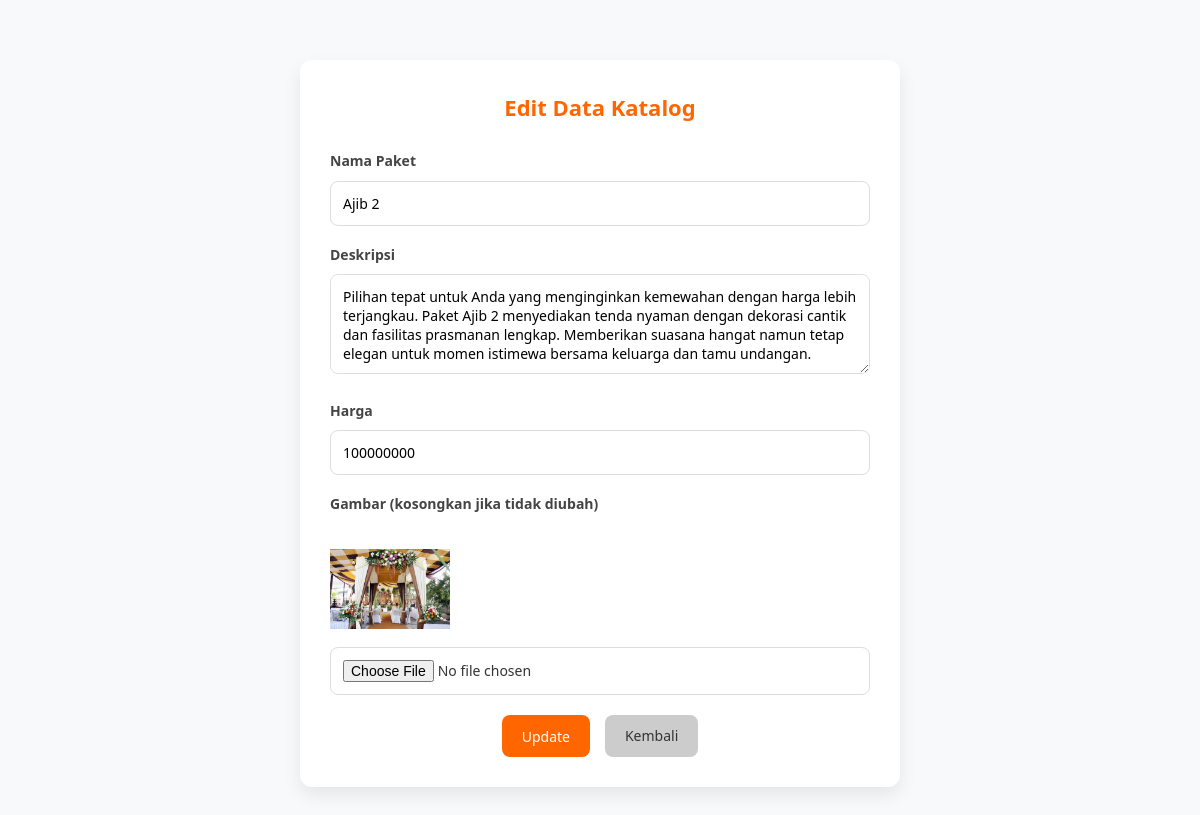
The app's page /catalogue_edit.php?id=5 (signed in) with its own data.
### tables this page shows
CREATE TABLE `tb_catalogues` (
  `catalogue_id` int(11) NOT NULL,
  `image` varchar(100) NOT NULL,
  `package_name` varchar(256) NOT NULL,
  `description` text NOT NULL,
  `price` int(11) NOT NULL,
  `status_publish` enum('Y','N') NOT NULL,
  `user_id` int(5) NOT NULL,
  `created_at` datetime NOT NULL,
  `updated_at` datetime DEFAULT NULL
);

### catalogue_edit.php (the view, shortened to what this page needs)
<?php
include "db.php";
$id = $_GET['id'] ?? 0;
$data = mysqli_fetch_assoc(mysqli_query($conn, "SELECT * FROM tb_catalogues WHERE catalogue_id='$id'"));
?>
<!DOCTYPE html>
<html lang="id">
<head>
  <link rel="stylesheet" href="assets/css/catalogue.css">
</head>
<body>
  <div class="form-container fade">
    <h2>Edit Data Katalog</h2>
    <form method="post" enctype="multipart/form-data">
      <div class="form-group">
        <label>Nama Paket</label>
        <input type="text" name="package_name" value="<?php echo $data['package_name']; ?>" required>
      </div>
      <div class="form-group">
        <label>Deskripsi</label>
        <textarea name="description" required><?php echo $data['description']; ?></textarea>
      </div>
      <div class="form-group">
        <label>Harga</label>
        <input type="number" name="price" value="<?php echo $data['price']; ?>" required>
      </div>
      <div class="form-group">
        <label>Gambar (kosongkan jika tidak diubah)</label><br>
        <img src="assets/images/<?php echo $data['image']; ?>" width="120" style="margin-bottom:10px;"><br>
        <input type="file" name="image" accept="image/*">
      </div>
      <div class="button-group">
        <button type="submit" class="btn submit">Update</button>
        <a href="admin_catalogue.php" class="btn back">Kembali</a>
      </div>
    </form>
  </div>
</body>
</html>

### assets/css/catalogue.css (style rules this page uses)
* { margin: 0; padding: 0; box-sizing: border-box; font-family: 'Segoe UI', sans-serif; }
body { background: #f8f9fb; color: #333; line-height: 1.6; }
.form-container { max-width: 600px; margin: 60px auto; background: #fff; padding: 30px; border-radius: 12px; box-shadow: 0 8px 18px rgba(0,0,0,0.08); animation: fadeIn 0.8s ease; }
.form-container h2 { text-align: center; margin-bottom: 25px; color: #ff6600; font-size: 22px; }
.form-group { margin-bottom: 18px; }
.form-group label { font-weight: bold; margin-bottom: 8px; display: block; font-size: 14px; color: #444; }
.form-group input, .form-group textarea, .form-group select { width: 100%; padding: 12px; border: 1px solid #ddd; border-radius: 8px; font-size: 14px; transition: border 0.3s, box-shadow 0.3s; }
.form-group textarea { min-height: 100px; resize: vertical; }
.button-group { display: flex; justify-content: center; gap: 15px; margin-top: 20px; }
.btn { padding: 10px 20px; border-radius: 8px; border: none; cursor: pointer; text-decoration: none; font-size: 14px; transition: all 0.3s ease; }
.btn.submit { background: #ff6600; color: #fff; }
.btn.back { background: #ccc; color: #333; }
.fade { opacity: 0; transform: translateY(40px); transition: all 0.8s ease-in-out; }
.fade.show { opacity: 1; transform: translateY(0); }

### records on screen
tb_catalogues: package_name "Ajib 2", description "Pilihan tepat untuk Anda yang menginginkan kemewahan dengan harga lebih terjangkau. Paket Ajib 2 menyediakan tenda nyaman dengan dekorasi cantik dan fasilitas prasmanan lengkap. Memberikan suasana hangat namun tetap elegan untuk momen istimewa bersama keluarga dan tamu undangan.", price "100000000", image (picture)
